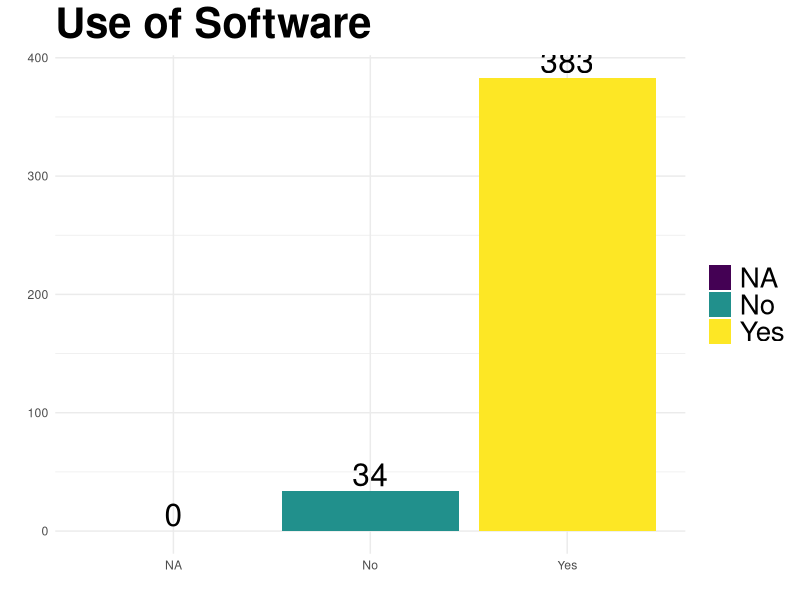
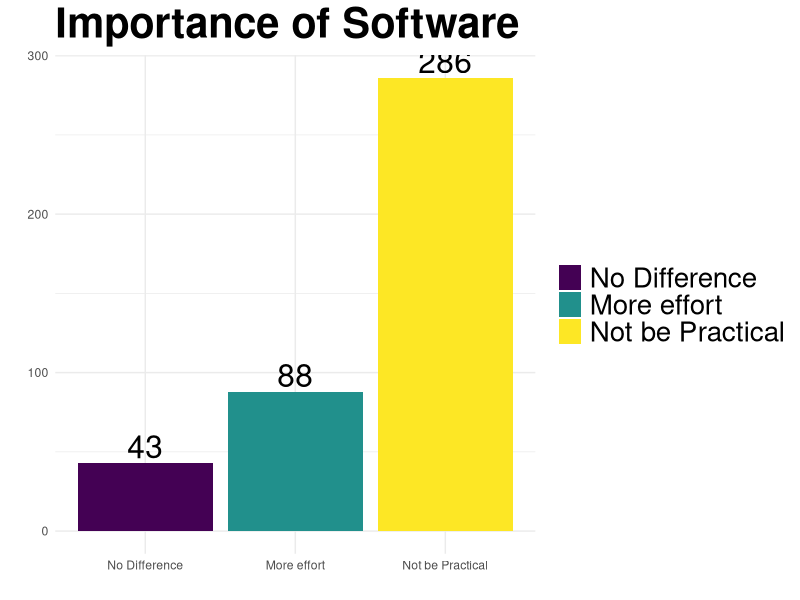
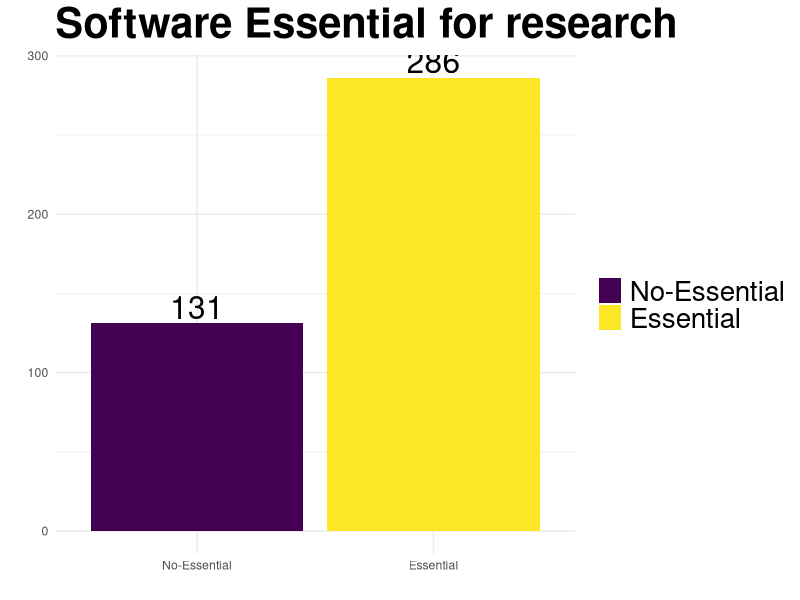
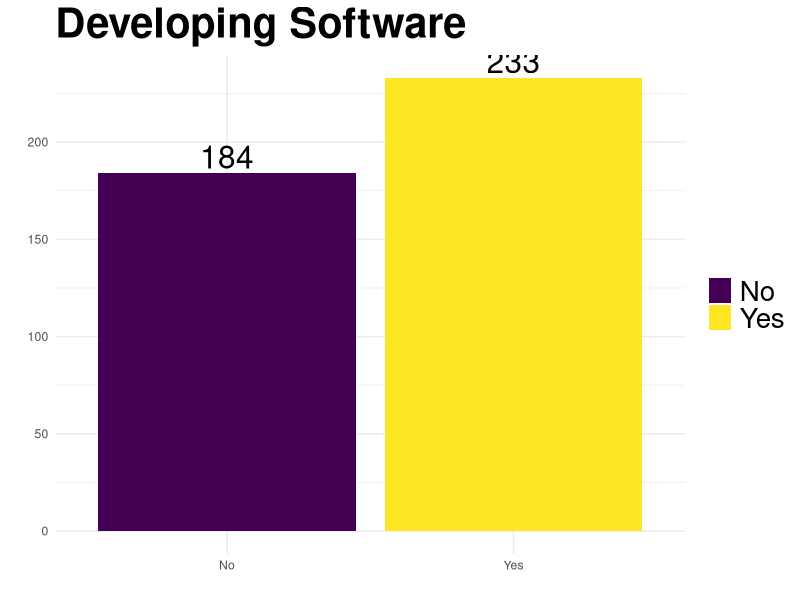

These figures' R source, in order: (Note: this script raises an error after producing the figures.)
## ---- chunk 1
options(knitr.table.format = 'markdown')
## ---- chunk 2

library('ggplot2')
library('plyr')
library('RColorBrewer')
library('knitr')
library('car')

## ---- chunk 3
# Function to create own colour palette to use when there is a need to keep the same
# colour between plot (otherwise they are changed according to the ordering)
myColor <-  function(vectorToColour=vector(), palette='Set3'){
    print(vectorToColour)
    size  <- length(vectorToColour)
    myColors <- brewer.pal(size, palette)
    names(myColors) <- vectorToColour
    return(myColors)
}
## ---- chunk 4
# Function that output a data frame containing the variable, the Frequency and 
# rounded percent
# Optional order is to output the table ordered in Frequency (useful for output with
singleTabFreq <- function(vectorToFreq, name, order=TRUE){
    table_factor <- table(vectorToFreq)
    # Cbind is to combine two different sets into one data.frame
    # the conversion of data.frame within the cbind is to avoid having
    # the factor in data_row for the frequency
    # And being able to index only the value for the percentage
    QSummary <- cbind(as.data.frame(table_factor),
                      as.data.frame(round(prop.table(table_factor)*100))[,2])
    
    #rename the column names
    colnames(QSummary) <- c(name, 'Total Respondents', 'Percent')
    if (order==TRUE){
        # Order the table by Total Respondents
        QSummary <- QSummary[order(QSummary[,2]),]
        # Reorder the level of the factors for using in legend (to match the order of the plot)
        QSummary[,1] <- factor(QSummary[,1], levels=QSummary[,1][order(QSummary[,2])], ordered=order)
    }
    # Write the result into a csv file
    #write.csv(QSummary, paste('./results/',name,'.csv'), row.names=FALSE)
    #dev.off()
    # Output a table of the variable
    return (QSummary)
}
## ---- chunk 5
plotSingleFreq <- function(dataframe, name, column='Total Respondents', order=TRUE, xText=TRUE, ownColour=NA){
    index_column <- match(column, names(dataframe))
    # To reorganise the factor level to show on the legend according to the 
    # frequencies
    p <- ggplot(data=dataframe, environment=environment())
    # environment=environment() is a workaround for ggplot2 to get access to the
    # namespace defined within the function.
    if (order==TRUE){
        p <- p + aes(x=reorder(dataframe[,1], dataframe[, index_column]),
                     y=dataframe[,index_column],
                     fill=dataframe[,1])
    }
    else {
        p <- p + aes(x=dataframe[,1],
                     y=dataframe[,index_column],
                     fill=dataframe[,1])
    }
    p <- p + geom_bar(stat='identity')
    p <- p + theme_minimal()
    p <- p + ylab('')
    p <- p + xlab('')
    p <- p + ggtitle(name)
    p <- p + theme(plot.title = element_text(size=30, face='bold'))
    p <- p + theme(legend.text=element_text(size=20))
    p <- p + theme(legend.title=element_blank())
    if (is.na(ownColour) == FALSE){
        
        p  <- p + scale_fill_manual(values=ownColour)
    }
    if (xText == FALSE) {
        p  <- p + theme(axis.text.x=element_blank())
    }
    p <- p + geom_text(aes(label=dataframe[,index_column]), vjust=-0.2, size=8)
    return (p)
}
## ---- chunk 6
crossTabFreq <- function(df, var1, var2, propNum=1, summaryTable=TRUE){
    freqTable <- table(df[[var1]], df[[var2]])
    if(summaryTable==TRUE){
        kable(freqTable, digits=2)
    }
    dfTable  <- cbind(as.data.frame(freqTable),
                      as.data.frame(prop.table(freqTable, propNum))[,3])
    colnames(dfTable) <- c(var1, var2, 'Freq', 'Prop')
    
    #write.csv(dfTable, paste("./results/cross_table_", var1,'_', var2, '.csv', sep=''), 
    #		  row.names=FALSE)
    
    #dev.off()
    return(dfTable)
}
## ---- chunk 7

facetPlot <- function(df, xVar, facetVar, yVar='Prop', removeNA=FALSE, FREQ=TRUE, xText=TRUE){
    df$Percent  <- df[[yVar]]*100
    if (removeNA==TRUE) {
        df <- na.omit(df)
    }
    p <- ggplot(df, environment=environment())
    p <- p + aes_string(x=xVar, y='Percent', fill=xVar)
    p <- p + geom_bar(stat='identity', position='dodge')
    p <- p + theme_minimal()
    p <- p + ylab('')
    p <- p + xlab('')
    p <- p + theme(plot.title = element_text(size=30, face='bold'))
    p <- p + theme(legend.text=element_text(size=20))
    p <- p + theme(legend.title=element_blank())
    if (xText == FALSE) {
        p  <- p + theme(axis.text.x=element_blank())
    }
    if (FREQ==TRUE){
        p <- p + geom_text(aes(label=paste(round(Percent), '%', ' (n=', Freq, ')')), vjust=-0.2, size=4)
    }
    else {
        p <- p + geom_text(aes(label=paste(round(Percent))), vjust=-0.2, size=4)
    }
    p <- p + theme(plot.title = element_text(size=20, face="bold", vjust=2))
    p <- p + facet_wrap(as.formula(paste('~', facetVar)), ncol=2)
    return(p)
}
## ---- chunk 8

chiSquareSummary <- function (table_, var1, var2) {
    chiValue <- chisq.test(table_)
    #fisher_value <- fisher.test(table_)
    if (chiValue$p.value <= .5){
        write.csv(chiValue$residuals, paste("./results/chi_test_res_", var1,'_', var2, '.csv', sep=''), row.names=FALSE)
    }
    return (chi_value)
}
## ---- chunk 9
#Loading the data set
df <-read.csv("data/mergedDfCleaned.csv", stringsAsFactors=TRUE, na.strings="")
summary(df['dataOrigin'])
# Select only the survey origin 
df <- df[df$dataOrigin == 'survey', ]
## ---- chunk 10
sumQ  <- singleTabFreq(df$Q.6.Use.Software, 'Use of Software')
kable(sumQ, digits=2, format = 'markdown')
plotSingleFreq(sumQ, 'Use of Software')
## ---- chunk 11
# subsetting the dataset to contain only software users, meaning people who answered YES at the question 6
dfYES <- df
# dfYES <- df[which(df$Q.6.Use.Software=='Yes'),]  ## Not filtering them in order to get the same results as Simon with its first xls analysis
dfYES <- droplevels(dfYES)
## ---- chunk 12
levels(dfYES$Q.7.Importance.Software)[1] <- "No Difference"
levels(dfYES$Q.7.Importance.Software)[2] <- "Not be Practical"
levels(dfYES$Q.7.Importance.Software)[3] <- "More effort"

## ---- chunk 13
sumQ  <-  singleTabFreq(dfYES$Q.7.Importance.Software, 'Importance of Software')
kable(sumQ, digits=2, format = 'markdown')
plotSingleFreq(sumQ, 'Importance of Software')
## ---- chunk 14
#Recoding into a binary variable
dfYES$Q.7.Essential.Software <- revalue(dfYES$Q.7.Importance.Software, c('No Difference'='No-Essential', 'More effort'='No-Essential', 'Not be Practical'='Essential'))
## ---- chunk 15

sumQ  <-  singleTabFreq(dfYES$Q.7.Essential.Software, 'Software Essential for research')
kable(sumQ, digits=2, format = 'markdown')
plotSingleFreq(sumQ, 'Software Essential for research')
## ---- chunk 16

sumQ  <-  singleTabFreq(dfYES$Q.8.Developing.Software, 'Developing Software')
kable(sumQ, digits=2, format = 'markdown')
plotSingleFreq(sumQ, 'Developing Software')
## ---- chunk 17

sumQ  <-  singleTabFreq(dfYES$Q.9.Training.Software.clean, 'Training in Software development')
kable(sumQ, digits=2, format = 'markdown')
color_Developing <- myColor(sumQ[,1])
plotSingleFreq(sumQ, 'Training in Software development', ownColour=color_Developing)
## ---- chunk 18

sumQ  <-  singleTabFreq(dfYES[which(dfYES$Q.8.Developing.Software == 'Yes'),]$Q.9.Training.Software.clean, 'Training in Software development')
kable(sumQ, digits=2, format = 'markdown')
plotSingleFreq(sumQ, 'Training in Software development', ownColour=color_Developing)

## ---- chunk 19
sumQ <- singleTabFreq(dfYES$Q.3.Discipline, 'Discipline')
#Printing table
kable(sumQ, digits=2, format = 'markdown')
# Printing Plot
plotSingleFreq(sumQ, 'Discipline', xText=FALSE)
## ---- chunk 20
# Recode the factors
DesArHu <- c("Design, creative & performing arts", "Architecture & planning", "Humanities & language based studies & archaeology")
AdmSoEd <- c('Administrative & business studies', 'Social studies', 'Education')
MedAgri <- c('Medicine, dentistry & health', 'Agriculture, forestry & veterinary science')
dfYES$Q.3.Modified.Disciplines <- dfYES$Q.3.Discipline
dfYES$Q.3.Modified.Disciplines <- recode(dfYES$Q.3.Modified.Disciplines, "DesArHu='Design+Art+Hum'")
dfYES$Q.3.Modified.Disciplines <- recode(dfYES$Q.3.Modified.Disciplines, "AdmSoEd='Admin+Social+Edu'")
dfYES$Q.3.Modified.Disciplines <- recode(dfYES$Q.3.Modified.Disciplines, "MedAgri='Medicine+Agri'")

## ---- chunk 21
modifiedQ3 <- singleTabFreq(dfYES$Q.3.Modified.Disciplines, 'Modified Disciplines')
#Print table
kable(modifiedQ3, digits=2, row.names = FALSE, format = 'markdown')
plotSingleFreq(modifiedQ3, 'Modified Disciplines')
## ---- chunk 22
sumQ  <- crossTabFreq(dfYES, 'Q.3.Modified.Disciplines', 'Q.7.Essential.Software') 
facetPlot(sumQ, facetVar='Q.3.Modified.Disciplines', xVar='Q.7.Essential.Software')

## ---- chunk 23
sumQ  <- crossTabFreq(dfYES, 'Q.3.Modified.Disciplines', 'Q.8.Developing.Software') 
facetPlot(sumQ, facetVar='Q.3.Modified.Disciplines', xVar='Q.8.Developing.Software')

## ---- chunk 24
sumQ  <- crossTabFreq(dfYES, 'Q.3.Modified.Disciplines', 'Q.9.Training.Software.clean') 
facetPlot(sumQ, facetVar='Q.3.Modified.Disciplines', xVar='Q.9.Training.Software.clean')

## ---- chunk 25
sumQ <- singleTabFreq(dfYES$Q.4.Fund.clean, 'Funds')
kable(sumQ, digits=2, row.names = FALSE ,format = 'markdown')
#plotSingleFreq(sumQ, 'Funds', xText=FALSE)
## ---- chunk 26
dfYES$Q.4.Modified.Funds <- dfYES$Q.4.Fund.clean
levels(dfYES$Q.4.Modified.Funds)[c(3, 8, 13, 17)] <- 'None'
levels(dfYES$Q.4.Modified.Funds)[c(8, 13, 17)] <- 'Charity/Trust'
levels(dfYES$Q.4.Modified.Funds)[c(1, 2, 4, 5, 9, 11, 14)] <- 'Research Council'
levels(dfYES$Q.4.Modified.Funds)[c(6,8)] <- 'Other UK'
levels(dfYES$Q.4.Modified.Funds)[c(3, 7)] <- 'Other Non-UK'
## ---- chunk 27
sumQ <- singleTabFreq(dfYES$Q.4.Modified.Funds,'Modified Funds')
#Printing table
kable(sumQ, digits=2, row.names = FALSE, format = 'markdown')
plotSingleFreq(sumQ, 'Modified Funds', xText = FALSE)
## ---- chunk 28
sumQ  <- crossTabFreq(dfYES, 'Q.4.Modified.Funds', 'Q.7.Essential.Software') 
facetPlot(sumQ, facetVar='Q.4.Modified.Funds', xVar='Q.7.Essential.Software')

## ---- chunk 29
sumQ  <- crossTabFreq(dfYES, 'Q.4.Modified.Funds', 'Q.8.Developing.Software') 
facetPlot(sumQ, facetVar='Q.4.Modified.Funds', xVar='Q.8.Developing.Software')

## ---- chunk 30
sumQ  <- crossTabFreq(dfYES, 'Q.4.Modified.Funds', 'Q.9.Training.Software.clean') 
facetPlot(sumQ, facetVar='Q.4.Modified.Funds', xVar='Q.9.Training.Software.clean')

## ---- chunk 31
dfYES$Q.5.Seniority <- factor(dfYES$Q.5.Seniority, levels=c('Less than a year', '1-5 years', '6-10 years', '11-15 years', '15-20 years', 'More than 20 years' ))
## ---- chunk 32
sumQ <- singleTabFreq(dfYES$Q.5.Seniority, 'Seniority', order=FALSE)
#Printing table
kable(sumQ, digits=2, format = 'markdown')
# Printing Plot
plotSingleFreq(sumQ, 'Seniority', order=FALSE)
## ---- chunk 33
sumQ  <- crossTabFreq(dfYES, 'Q.5.Seniority', 'Q.7.Essential.Software') 
facetPlot(sumQ, facetVar='Q.5.Seniority', xVar='Q.7.Essential.Software')
## ---- chunk 34
sumQ  <- crossTabFreq(dfYES, 'Q.5.Seniority', 'Q.8.Developing.Software') 
facetPlot(sumQ, facetVar='Q.5.Seniority', xVar='Q.8.Developing.Software')
## ---- chunk 35
sumQ  <- crossTabFreq(dfYES, 'Q.5.Seniority', 'Q.9.Training.Software.clean') 
facetPlot(sumQ, facetVar='Q.5.Seniority', xVar='Q.9.Training.Software.clean')
## ---- chunk 36
sumQ <- singleTabFreq(dfYES$E.2.Gender.clean, 'Gender')
#Printing table
kable(sumQ, digits=2, format = 'markdown')
# Printing Plot
plotSingleFreq(sumQ, 'Gender')
## ---- chunk 37
sumQ  <- crossTabFreq(dfYES, 'E.2.Gender.clean', 'Q.7.Essential.Software') 
facetPlot(sumQ, facetVar='E.2.Gender.clean', xVar='Q.7.Essential.Software')
## ---- chunk 38
sumQ  <- crossTabFreq(dfYES, 'E.2.Gender.clean', 'Q.8.Developing.Software') 
facetPlot(sumQ, facetVar='E.2.Gender.clean', xVar='Q.8.Developing.Software')
## ---- chunk 39
sumQ  <- crossTabFreq(dfYES, 'E.2.Gender.clean', 'Q.9.Training.Software.clean') 
facetPlot(sumQ, facetVar='E.2.Gender.clean', xVar='Q.9.Training.Software.clean')
## ---- chunk 40
sumQ <- singleTabFreq(dfYES$E.4.OS.clean, 'Operating System')
#Printing table
kable(sumQ, digits=2, format = 'markdown')
# Printing Plot
plotSingleFreq(sumQ, 'Operating System')
## ---- chunk 41
sumQ  <- crossTabFreq(dfYES, 'E.4.OS.clean', 'Q.7.Essential.Software') 
facetPlot(sumQ, facetVar='E.4.OS.clean', xVar='Q.7.Essential.Software')
## ---- chunk 42
sumQ  <- crossTabFreq(dfYES, 'E.4.OS.clean', 'Q.8.Developing.Software') 
facetPlot(sumQ, facetVar='E.4.OS.clean', xVar='Q.8.Developing.Software')
## ---- chunk 43
sumQ  <- crossTabFreq(dfYES, 'E.4.OS.clean', 'Q.9.Training.Software.clean') 
facetPlot(sumQ, facetVar='E.4.OS.clean', xVar='Q.9.Training.Software.clean')


